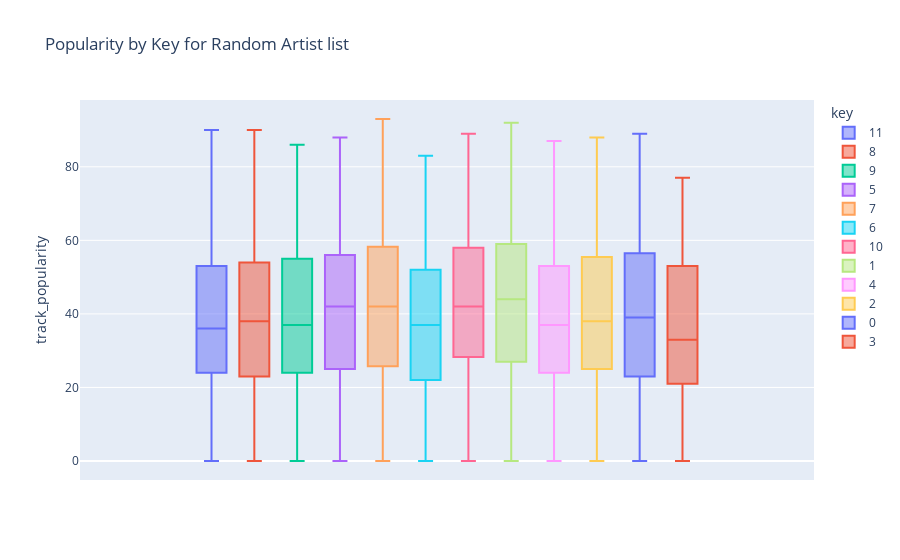

Source (notebook cell):
### Code cell
px.box(data_frame=songs_11k,y='track_popularity',color='key',title='Popularity by Key for Random Artist list')

### Figure 1 — Plotly figure (JSON) as saved in the notebook; plotly's stock layout.template omitted (floating-point values rounded to 4 significant figures; data arrays with more than 128 entries replaced by an {"elided": "..."} marker saying what was removed)
{"data": [{"alignmentgroup": "True", "hovertemplate": "key=11<br>track_popularity=%{y}<extra></extra>", "legendgroup": "11", "marker": {"color": "#636efa"}, "name": "11", "notched": false, "offsetgroup": "11", "orientation": "v", "showlegend": true, "type": "box", "x0": " ", "xaxis": "x", "y": {"elided": "261 int values"}, "y0": " ", "yaxis": "y"}, {"alignmentgroup": "True", "hovertemplate": "key=8<br>track_popularity=%{y}<extra></extra>", "legendgroup": "8", "marker": {"color": "#EF553B"}, "name": "8", "notched": false, "offsetgroup": "8", "orientation": "v", "showlegend": true, "type": "box", "x0": " ", "xaxis": "x", "y": {"elided": "256 int values"}, "y0": " ", "yaxis": "y"}, {"alignmentgroup": "True", "hovertemplate": "key=9<br>track_popularity=%{y}<extra></extra>", "legendgroup": "9", "marker": {"color": "#00cc96"}, "name": "9", "notched": false, "offsetgroup": "9", "orientation": "v", "showlegend": true, "type": "box", "x0": " ", "xaxis": "x", "y": {"elided": "280 int values"}, "y0": " ", "yaxis": "y"}, {"alignmentgroup": "True", "hovertemplate": "key=5<br>track_popularity=%{y}<extra></extra>", "legendgroup": "5", "marker": {"color": "#ab63fa"}, "name": "5", "notched": false, "offsetgroup": "5", "orientation": "v", "showlegend": true, "type": "box", "x0": " ", "xaxis": "x", "y": {"elided": "241 int values"}, "y0": " ", "yaxis": "y"}, {"alignmentgroup": "True", "hovertemplate": "key=7<br>track_popularity=%{y}<extra></extra>", "legendgroup": "7", "marker": {"color": "#FFA15A"}, "name": "7", "notched": false, "offsetgroup": "7", "orientation": "v", "showlegend": true, "type": "box", "x0": " ", "xaxis": "x", "y": {"elided": "285 int values"}, "y0": " ", "yaxis": "y"}, {"alignmentgroup": "True", "hovertemplate": "key=6<br>track_popularity=%{y}<extra></extra>", "legendgroup": "6", "marker": {"color": "#19d3f3"}, "name": "6", "notched": false, "offsetgroup": "6", "orientation": "v", "showlegend": true, "type": "box", "x0": " ", "xaxis": "x", "y": {"elided": "298 int values"}, "y0": " ", "yaxis": "y"}, {"alignmentgroup": "True", "hovertemplate": "key=10<br>track_popularity=%{y}<extra></extra>", "legendgroup": "10", "marker": {"color": "#FF6692"}, "name": "10", "notched": false, "offsetgroup": "10", "orientation": "v", "showlegend": true, "type": "box", "x0": " ", "xaxis": "x", "y": {"elided": "155 int values"}, "y0": " ", "yaxis": "y"}, {"alignmentgroup": "True", "hovertemplate": "key=1<br>track_popularity=%{y}<extra></extra>", "legendgroup": "1", "marker": {"color": "#B6E880"}, "name": "1", "notched": false, "offsetgroup": "1", "orientation": "v", "showlegend": true, "type": "box", "x0": " ", "xaxis": "x", "y": {"elided": "359 int values"}, "y0": " ", "yaxis": "y"}, {"alignmentgroup": "True", "hovertemplate": "key=4<br>track_popularity=%{y}<extra></extra>", "legendgroup": "4", "marker": {"color": "#FF97FF"}, "name": "4", "notched": false, "offsetgroup": "4", "orientation": "v", "showlegend": true, "type": "box", "x0": " ", "xaxis": "x", "y": {"elided": "251 int values"}, "y0": " ", "yaxis": "y"}, {"alignmentgroup": "True", "hovertemplate": "key=2<br>track_popularity=%{y}<extra></extra>", "legendgroup": "2", "marker": {"color": "#FECB52"}, "name": "2", "notched": false, "offsetgroup": "2", "orientation": "v", "showlegend": true, "type": "box", "x0": " ", "xaxis": "x", "y": {"elided": "229 int values"}, "y0": " ", "yaxis": "y"}, {"alignmentgroup": "True", "hovertemplate": "key=0<br>track_popularity=%{y}<extra></extra>", "legendgroup": "0", "marker": {"color": "#636efa"}, "name": "0", "notched": false, "offsetgroup": "0", "orientation": "v", "showlegend": true, "type": "box", "x0": " ", "xaxis": "x", "y": {"elided": "408 int values"}, "y0": " ", "yaxis": "y"}, {"alignmentgroup": "True", "hovertemplate": "key=3<br>track_popularity=%{y}<extra></extra>", "legendgroup": "3", "marker": {"color": "#EF553B"}, "name": "3", "notched": false, "offsetgroup": "3", "orientation": "v", "showlegend": true, "type": "box", "x0": " ", "xaxis": "x", "y": [67, 59, 58, 44, 62, 26, 24, 59, 64, 9, 19, 35, 6, 65, 15, 5, 29, 0, 77, 71, 27, 35, 30, 28, 8, 19, 34, 37, 20, 29, 29, 48, 33, 43, 43, 43, 66, 67, 23, 25, 31, 32, 41, 39, 31, 19, 48, 46, 12, 31, 31, 22, 58, 0, 21, 14, 46, 13, 52, 51, 56, 58, 47, 54, 1, 10, 24, 11, 7, 32, 33, 10, 11, 19, 69, 44, 60, 59, 53, 63, 60, 54, 34, 29, 24, 50], "y0": " ", "yaxis": "y"}], "layout": {"boxmode": "group", "legend": {"title": {"text": "key"}, "tracegroupgap": 0}, "title": {"text": "Popularity by Key for Random Artist list"}, "xaxis": {"anchor": "y", "domain": [0, 1]}, "yaxis": {"anchor": "x", "domain": [0, 1], "title": {"text": "track_popularity"}}}}
